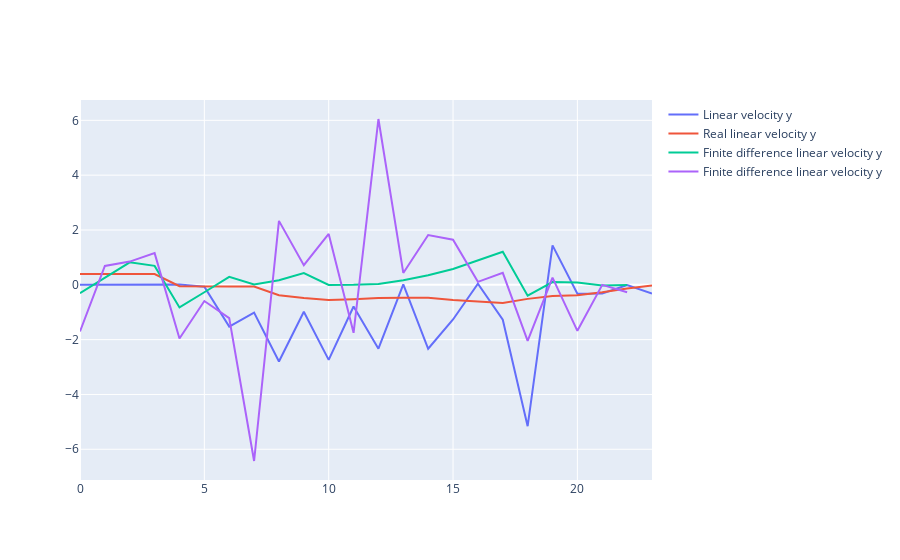

This figure's notebook cell:
### Code cell
fig = go.Figure(data=[go.Scatter(x=np.arange(len(cube_lin_vels)), y=np.array([cube_lin_vels[ii][1] for ii in range(len(cube_lin_vels))]), mode='lines', name='Linear velocity y')])
fig.add_trace(go.Scatter(x=np.arange(len(velocities)), y=velocities[:, 1], mode='lines', name='Real linear velocity y'))
fig.add_trace(go.Scatter(x=np.arange(len(cube_lin_vels)-1), y=finite_diff(gt_poses_np, dt)[:, 1], mode='lines', name='Finite difference linear velocity y'))
fig.add_trace(go.Scatter(x=np.arange(len(cube_lin_vels)-1), y=finite_diff(cube_poses_np, dt)[:, 1], mode='lines', name='Finite difference linear velocity y'))

### Figure 1 — Plotly figure (JSON) as saved in the notebook; plotly's stock layout.template omitted (floating-point values rounded to 4 significant figures)
{"data": [{"mode": "lines", "name": "Linear velocity y", "type": "scatter", "x": [0, 1, 2, 3, 4, 5, 6, 7, 8, 9, 10, 11, 12, 13, 14, 15, 16, 17, 18, 19, 20, 21, 22, 23], "y": [0, -7.691e-06, 0.007881, 0.008555, 0.009347, -0.06712, -1.522, -1.014, -2.8, -0.9831, -2.739, -0.7901, -2.329, 0.01416, -2.333, -1.265, 0.04257, -1.272, -5.156, 1.439, -0.3291, -0.318, -0.005883, -0.3207]}, {"mode": "lines", "name": "Real linear velocity y", "type": "scatter", "x": [0, 1, 2, 3, 4, 5, 6, 7, 8, 9, 10, 11, 12, 13, 14, 15, 16, 17, 18, 19, 20, 21, 22, 23], "y": [0.3921, 0.3921, 0.3921, 0.3921, -0.05155, -0.06603, -0.06603, -0.06603, -0.3822, -0.481, -0.555, -0.526, -0.4819, -0.4709, -0.475, -0.5531, -0.6164, -0.6604, -0.5131, -0.4052, -0.385, -0.2746, -0.1312, -0.02188]}, {"mode": "lines", "name": "Finite difference linear velocity y", "type": "scatter", "x": [0, 1, 2, 3, 4, 5, 6, 7, 8, 9, 10, 11, 12, 13, 14, 15, 16, 17, 18, 19, 20, 21, 22], "y": [-0.3034, 0.2582, 0.8198, 0.6909, -0.8253, -0.2715, 0.2901, 0.008664, 0.1646, 0.4269, -0.006, 0.001399, 0.03191, 0.1702, 0.3481, 0.5767, 0.8847, 1.206, -0.3972, 0.09851, 0.07969, -0.02615, -0.01022]}, {"mode": "lines", "name": "Finite difference linear velocity y", "type": "scatter", "x": [0, 1, 2, 3, 4, 5, 6, 7, 8, 9, 10, 11, 12, 13, 14, 15, 16, 17, 18, 19, 20, 21, 22], "y": [-1.703, 0.6889, 0.8476, 1.157, -1.961, -0.5926, -1.217, -6.427, 2.332, 0.7169, 1.856, -1.751, 6.049, 0.4332, 1.815, 1.647, 0.1076, 0.4382, -2.045, 0.2647, -1.68, -0.0005121, -0.2701]}], "layout": {}}
